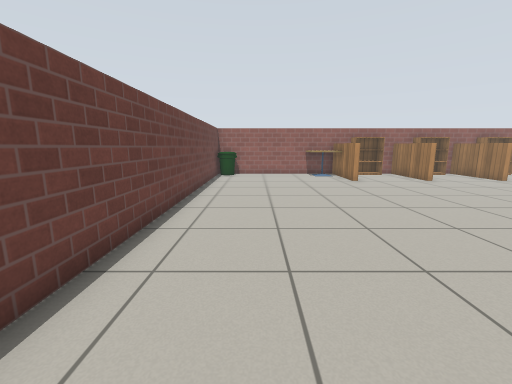
[1] (above)

12 first-person views from a walk through a world built for the Gazebo simulator. The camera is 0.9 m above the floor, tilts 10° down and sees 90° across. The floor is counted in squares, 0.5 m on a side. Each view is taken from the middle of a square. On the plan, view 1 faces up. The plan holds only what a view shows up to about 15 squares ahead; the rest is blank. Simple patterns stand in for the simulator's built-in surfaces.

[2]
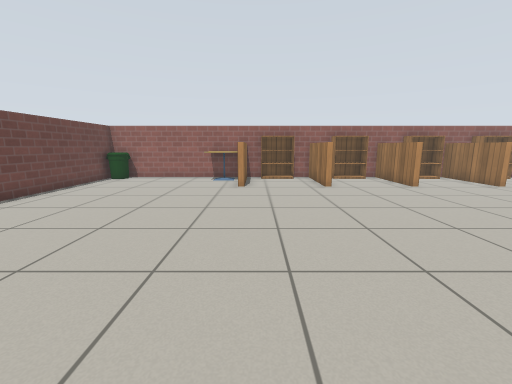

[3]
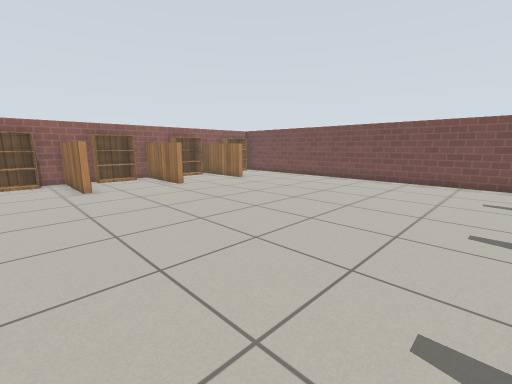

[4]
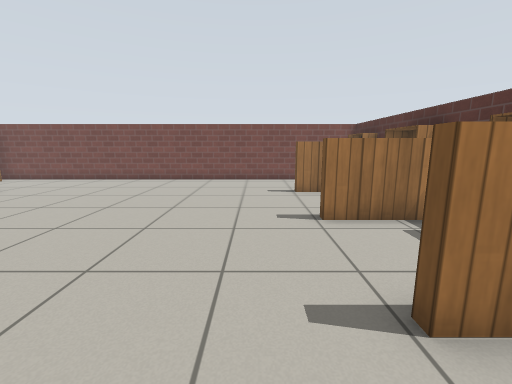

[5]
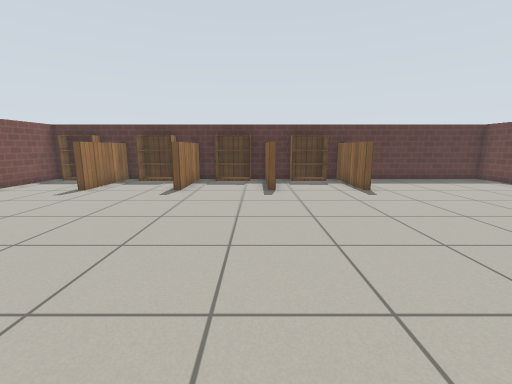

[6]
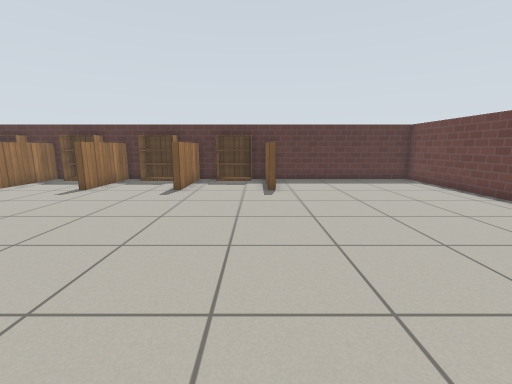

[7]
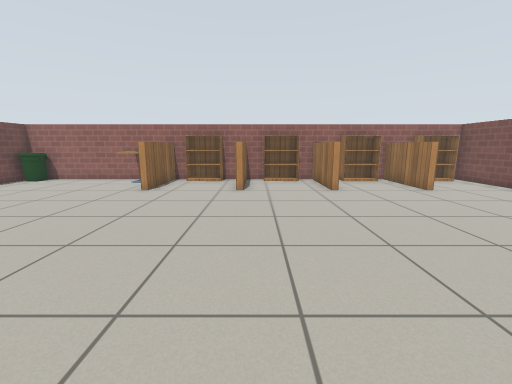

[8]
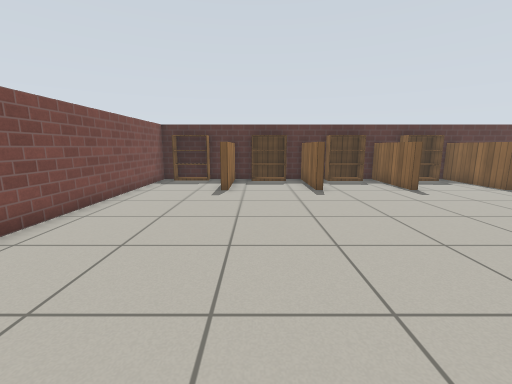

[9]
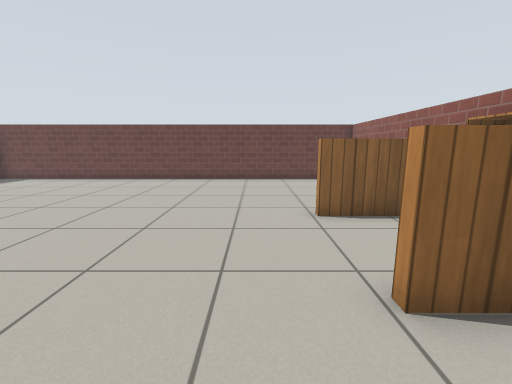

[10]
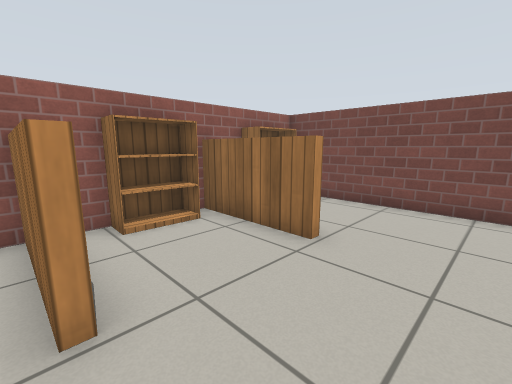

[11]
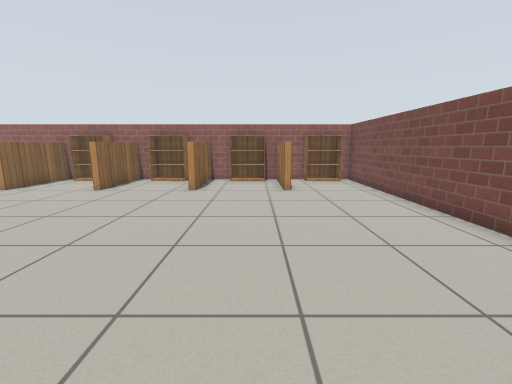

[12]
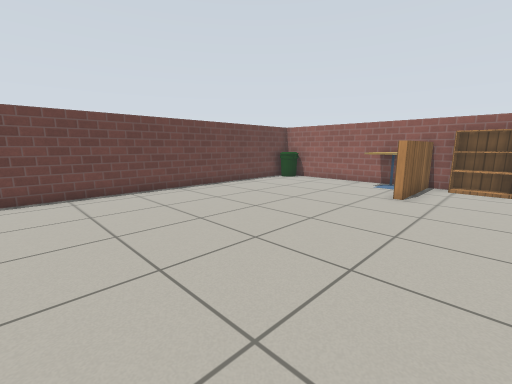

### Floor plan
Points are (right, up) in squares from view 1. A wall is a line through its corners. A room is listed if a view was taken in it or the views show most of it. See-through windows are left out.
Room 1 (views 1, 2, 3, 4, 5, 6, 7, 8, 9, 10, 11, 12)
walls: (9.2, 13.6) (9.2, 17.4); (9.5, 1.4) (9.5, -2.4); (13.2, 13.6) (13.2, 17.4); (5.5, 1.4) (5.5, -2.4); (13.5, 1.4) (13.5, -2.4); (5.5, 15.5) (5.5, 13.6); (9.5, 17.4) (9.5, 13.6); (10.6, 17.3) (8.4, 17.3); (6.6, 17.3) (5.5, 17.3); (17.2, 13.6) (17.2, 17.4); (9.2, -2.4) (9.2, 1.4); (8.4, -2.4) (10.6, -2.4); (3.6, 17.3) (-2.5, 17.3) (-2.5, -2.4) (6.6, -2.4); (14.6, 17.3) (12.4, 17.3); (12.4, -2.4) (14.6, -2.4); (13.2, -2.4) (13.2, 1.4); (16.4, -2.4) (18.5, -2.4); (17.2, -2.4) (17.2, 1.5); (18.5, 17.3) (16.4, 17.3); (21.2, -2.4) (21.2, 17.3)
low walls: (5.2, 13.6) (5.2, 15.1); (13.5, 17.4) (13.5, 13.6)
objects: bin (-2, 16) to (-2, 17); cafe table (4, 16) to (5, 17); bookshelf (7, -2) to (8, -2); bookshelf (7, 17) to (8, 17); bookshelf (11, -2) to (12, -2); bookshelf (11, 17) to (12, 17); bookshelf (15, -2) to (16, -2); bookshelf (15, 17) to (16, 17); bookshelf (19, -2) to (20, -2); bookshelf (19, 17) to (20, 17)

Positions as (right, up) in squares from view 1, and headings:
1: (0, 0), facing up
2: (6, 2), facing up
3: (7, 2), facing up-right
4: (7, 3), facing right
5: (10, 12), facing down
6: (6, 12), facing down
7: (10, 3), facing up
8: (16, 12), facing down
9: (12, 12), facing left
10: (13, 11), facing up-right
11: (16, 3), facing up
12: (8, 4), facing up-left
